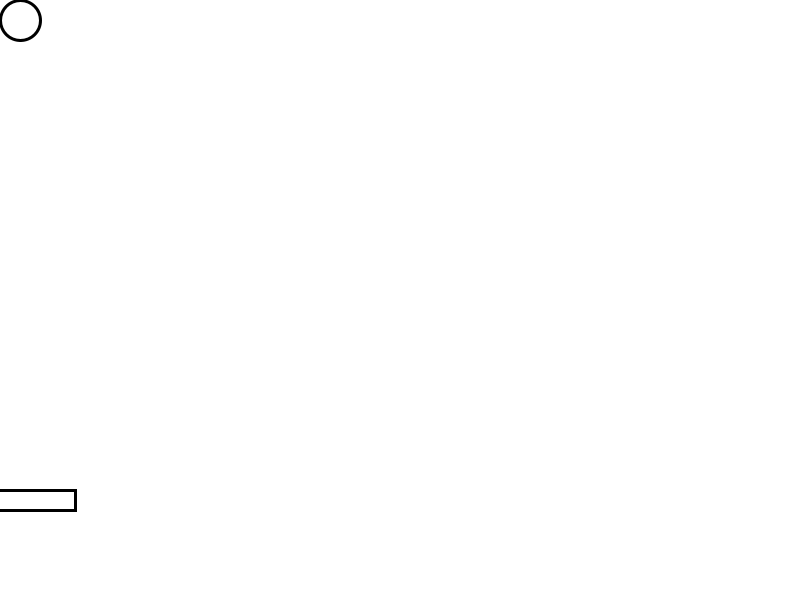
Frame 1 (no input)
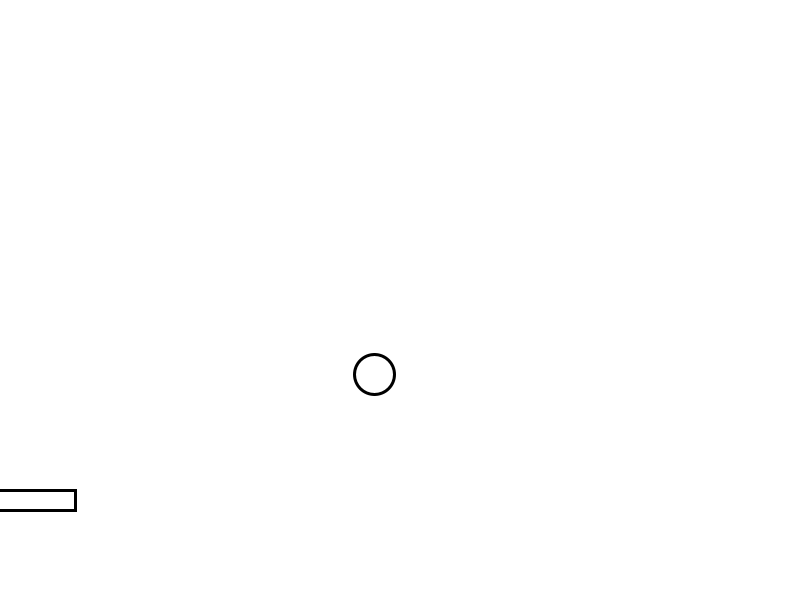
Frame 60 (the mouse pressed at the canvas centre just before this capture)
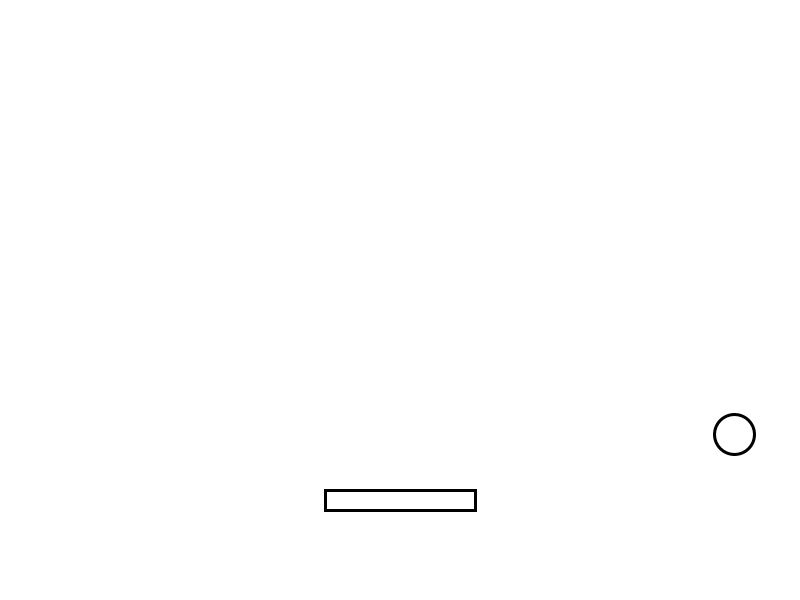
Frame 120 (the mouse held since frame 60 and released just before this capture)

The Processing sketch that drew these frames (run headless with seeded random() and noise(); from frame 60 on, the mouse is pressed at the canvas centre):

// Processing sketch: processing_110915
// ── processing_110915.pde

int radius = 40;
int ydistance = radius/2;
int xdistance = radius/2;
 
int speed = 6;
int xdirection = 1;
int ydirection = 1;
 
void setup() {
  size (800, 600);
  smooth();
  colorMode(HSB, 360, 100, 100);
}
 
void draw() {
 
  stroke(369, 0, 0);
  strokeWeight(3);
  background(0, 0, 100);
   
  color awesome = color(random(360), random(100), random(100));
 
  ellipse(xdistance, ydistance, radius, radius);//DAT BALL
 
  ydistance += speed*ydirection;
  xdistance += speed*xdirection;
 
  rectMode(CENTER);//PONG PADDLE THINGY
  rect(mouseX, height-100, 150, 20);
 
  //HITTING DA PADDLE????????????
  if ((ydistance > height-94-radius/2) && (xdistance > (mouseX-75)) && (xdistance < (mouseX+75))) {
    fill(awesome);
    ydirection = -ydirection;
  }
   
  //HITTING DA BOTTOMMMMM???
  if (ydistance > height - radius/2) {
  ydirection = -ydirection;
  }
 
  //HITTING THE TOP?
  if (ydistance < 0 + radius/2) {
    fill(awesome);
    ydirection = -ydirection;
  }
 
  //HITTING THE RIGHT
  if (xdistance > width-radius/2) {
    fill(awesome);
    xdirection = -xdirection;
  }
 
  //HITTING THE LEFT?
  if (xdistance < 0+radius/2) {
    fill(awesome);
    xdirection = -xdirection;
  }
}
